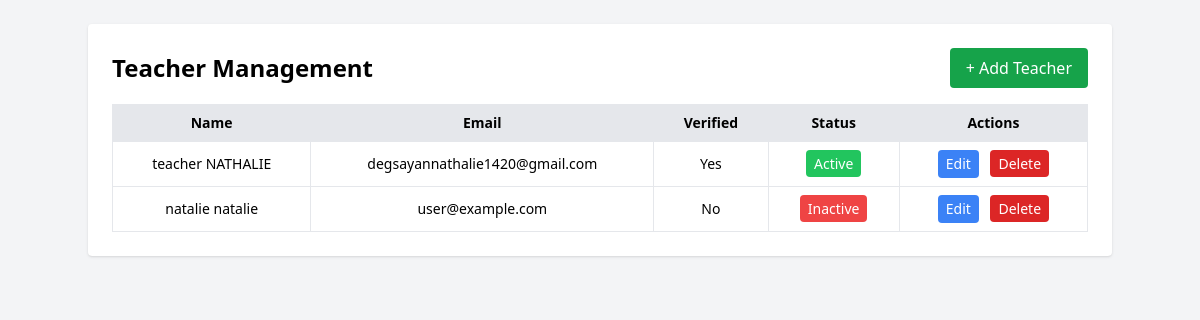
Screenshot of /admin_view_teachers.php with the database file from the repository.
### tables this page shows
CREATE TABLE `teachers` (
  `teacher_id` int(11) NOT NULL,
  `first_name` varchar(50) NOT NULL,
  `last_name` varchar(50) NOT NULL,
  `email` varchar(100) NOT NULL,
  `password` varchar(255) NOT NULL,
  `verification_code` varchar(100) DEFAULT NULL,
  `is_verified` tinyint(1) DEFAULT 0,
  `status` enum('active','inactive') DEFAULT 'active'
);

### admin_view_teachers.php (the view, shortened to what this page needs)
<?php
include 'db.php';
$teachers = mysqli_query($conn, "SELECT * FROM teachers");
?>
<!DOCTYPE html>
<html lang="en">
<head>
  <script src="https://cdn.tailwindcss.com"></script>
</head>
<body class="bg-gray-100 min-h-screen p-6">
  <div class="container mx-auto bg-white p-6 rounded shadow">
    <div class="flex justify-between items-center mb-4">
      <h1 class="text-2xl font-bold">Teacher Management</h1>
      <button onclick="openAddModal()" class="bg-green-600 text-white px-4 py-2 rounded">+ Add Teacher</button>
    </div>
    <table class="min-w-full border border-gray-200 text-sm">
      <thead class="bg-gray-200">
        <tr>
          <th class="py-2 px-4 border">Name</th>
          <th class="py-2 px-4 border">Email</th>
          <th class="py-2 px-4 border">Verified</th>
          <th class="py-2 px-4 border">Status</th>
          <th class="py-2 px-4 border">Actions</th>
        </tr>
      </thead>
      <tbody>
        <?php while ($row = mysqli_fetch_assoc($teachers)): ?>
        <tr class="text-center">
          <td class="py-2 px-4 border"><?php echo $row['first_name'] . ' ' . $row['last_name']; ?></td>
          <td class="py-2 px-4 border"><?php echo $row['email']; ?></td>
          <td class="py-2 px-4 border"><?php echo $row['is_verified'] ? 'Yes' : 'No'; ?></td>
          <td class="py-2 px-4 border">
            <a href="?toggle_status=<?php echo $row['teacher_id']; ?>" class="px-2 py-1 text-white rounded <?php echo $row['status'] == 'active' ? 'bg-green-500' : 'bg-red-500'; ?>">
              <?php echo ucfirst($row['status']); ?>
            </a>
          </td>
          <td class="py-2 px-4 border space-x-2">
            <button onclick='openEditModal(<?php echo json_encode($row); ?>)' class="bg-blue-500 text-white px-2 py-1 rounded">Edit</button>
            <a href="?delete=<?php echo $row['teacher_id']; ?>" class="bg-red-600 text-white px-2 py-1 rounded" onclick="return confirm('Delete this teacher?')">Delete</a>
          </td>
        </tr>
        <?php endwhile; ?>
      </tbody>
    </table>
  </div>
</body>
</html>

### rows the page displays
teachers: first_name "teacher", last_name "NATHALIE", email "degsayannathalie1420@gmail.com", is_verified "Yes", status "Active"
teachers: first_name "natalie", last_name "natalie", email "user@example.com", is_verified "No", status "Inactive"
